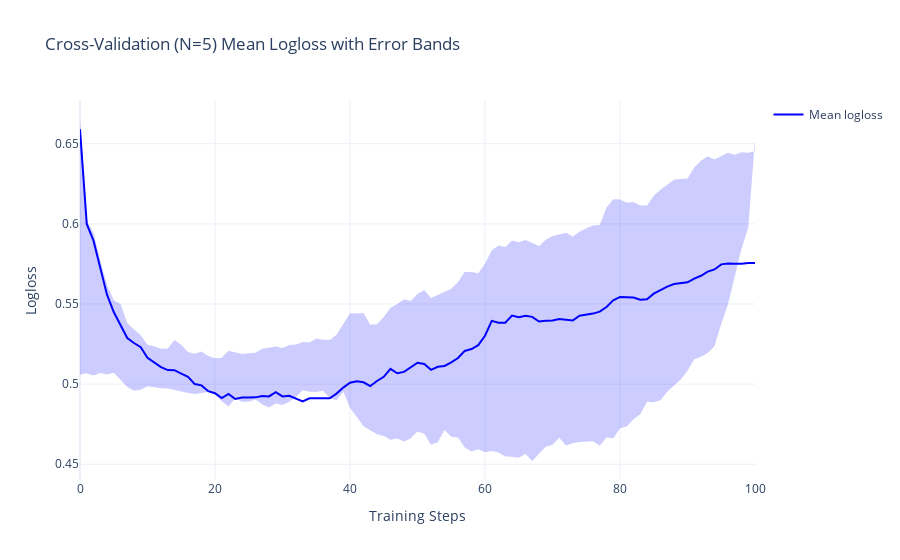
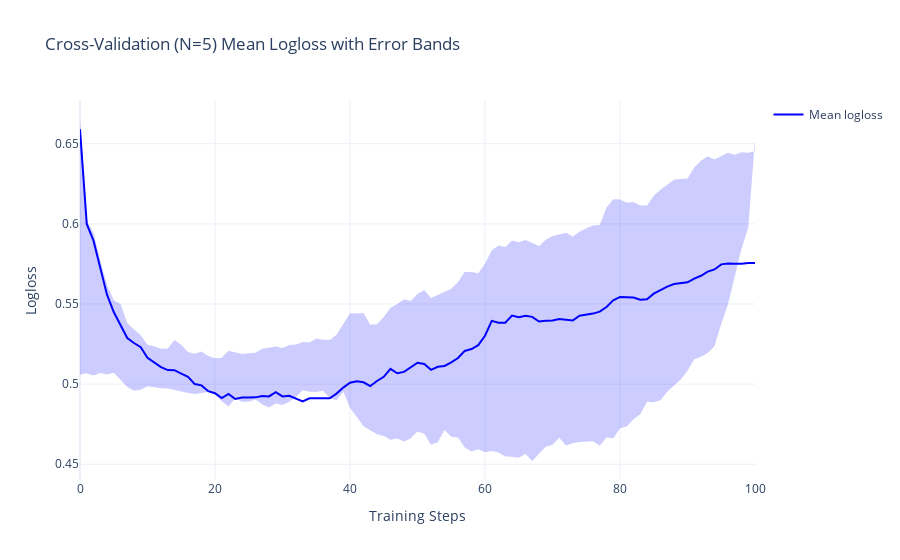

Write notebook code for charts like these, in order.
### Code cell
plot_error_scatter(
    df_plot=cv_results,
    x="iterations",
    y="test-Logloss-mean",
    err="test-Logloss-std",
    name="Mean logloss",
    title="Cross-Validation (N=5) Mean Logloss with Error Bands",
    xtitle="Training Steps",
    ytitle="Logloss",
)

### Figure 1 — Plotly figure (JSON) as saved in the notebook; plotly's stock layout.template omitted (floating-point values rounded to 4 significant figures; data arrays with more than 128 entries replaced by an {"elided": "..."} marker saying what was removed)
{"data": [{"line": {"color": "blue"}, "mode": "lines", "name": "Mean logloss", "type": "scatter", "x": [0, 1, 2, 3, 4, 5, 6, 7, 8, 9, 10, 11, 12, 13, 14, 15, 16, 17, 18, 19, 20, 21, 22, 23, 24, 25, 26, 27, 28, 29, 30, 31, 32, 33, 34, 35, 36, 37, 38, 39, 40, 41, 42, 43, 44, 45, 46, 47, 48, 49, 50, 51, 52, 53, 54, 55, 56, 57, 58, 59, 60, 61, 62, 63, 64, 65, 66, 67, 68, 69, 70, 71, 72, 73, 74, 75, 76, 77, 78, 79, 80, 81, 82, 83, 84, 85, 86, 87, 88, 89, 90, 91, 92, 93, 94, 95, 96, 97, 98, 99, 100], "y": [0.659, 0.6, 0.5895, 0.5723, 0.5558, 0.545, 0.537, 0.5288, 0.5256, 0.523, 0.5165, 0.5132, 0.5106, 0.5088, 0.5087, 0.5066, 0.5045, 0.5, 0.4992, 0.4956, 0.4943, 0.4913, 0.4939, 0.4907, 0.4916, 0.4917, 0.4917, 0.4926, 0.4923, 0.495, 0.4923, 0.4927, 0.4907, 0.4892, 0.4912, 0.4912, 0.4912, 0.4912, 0.4941, 0.4978, 0.5009, 0.5017, 0.5011, 0.4987, 0.502, 0.5046, 0.5095, 0.5068, 0.5076, 0.5104, 0.5133, 0.5125, 0.5089, 0.5108, 0.5113, 0.5136, 0.5163, 0.5207, 0.5219, 0.5243, 0.5302, 0.5395, 0.5383, 0.5384, 0.5427, 0.5418, 0.5426, 0.542, 0.5391, 0.5396, 0.5397, 0.5406, 0.54, 0.5397, 0.5427, 0.5431, 0.544, 0.5452, 0.5481, 0.5523, 0.5544, 0.5542, 0.554, 0.5527, 0.553, 0.5565, 0.5589, 0.5609, 0.5625, 0.5631, 0.5635, 0.5659, 0.5676, 0.5702, 0.5715, 0.5747, 0.5752, 0.5751, 0.5751, 0.5756, 0.5755]}, {"fill": "toself", "fillcolor": "rgba(0, 0, 255, 0.2)", "line": {"color": "rgba(255, 255, 255, 0)"}, "showlegend": false, "type": "scatter", "x": {"elided": "202 int values"}, "y": {"elided": "202 float values"}}], "layout": {"title": {"text": "Cross-Validation (N=5) Mean Logloss with Error Bands"}, "xaxis": {"title": {"text": "Training Steps"}}, "yaxis": {"title": {"text": "Logloss"}}}}

### Figure 2 — Plotly figure (JSON) as saved in the notebook; plotly's stock layout.template omitted (floating-point values rounded to 4 significant figures; data arrays with more than 128 entries replaced by an {"elided": "..."} marker saying what was removed)
{"data": [{"line": {"color": "blue"}, "mode": "lines", "name": "Mean logloss", "type": "scatter", "x": [0, 1, 2, 3, 4, 5, 6, 7, 8, 9, 10, 11, 12, 13, 14, 15, 16, 17, 18, 19, 20, 21, 22, 23, 24, 25, 26, 27, 28, 29, 30, 31, 32, 33, 34, 35, 36, 37, 38, 39, 40, 41, 42, 43, 44, 45, 46, 47, 48, 49, 50, 51, 52, 53, 54, 55, 56, 57, 58, 59, 60, 61, 62, 63, 64, 65, 66, 67, 68, 69, 70, 71, 72, 73, 74, 75, 76, 77, 78, 79, 80, 81, 82, 83, 84, 85, 86, 87, 88, 89, 90, 91, 92, 93, 94, 95, 96, 97, 98, 99, 100], "y": [0.659, 0.6, 0.5895, 0.5723, 0.5558, 0.545, 0.537, 0.5288, 0.5256, 0.523, 0.5165, 0.5132, 0.5106, 0.5088, 0.5087, 0.5066, 0.5045, 0.5, 0.4992, 0.4956, 0.4943, 0.4913, 0.4939, 0.4907, 0.4916, 0.4917, 0.4917, 0.4926, 0.4923, 0.495, 0.4923, 0.4927, 0.4907, 0.4892, 0.4912, 0.4912, 0.4912, 0.4912, 0.4941, 0.4978, 0.5009, 0.5017, 0.5011, 0.4987, 0.502, 0.5046, 0.5095, 0.5068, 0.5076, 0.5104, 0.5133, 0.5125, 0.5089, 0.5108, 0.5113, 0.5136, 0.5163, 0.5207, 0.5219, 0.5243, 0.5302, 0.5395, 0.5383, 0.5384, 0.5427, 0.5418, 0.5426, 0.542, 0.5391, 0.5396, 0.5397, 0.5406, 0.54, 0.5397, 0.5427, 0.5431, 0.544, 0.5452, 0.5481, 0.5523, 0.5544, 0.5542, 0.554, 0.5527, 0.553, 0.5565, 0.5589, 0.5609, 0.5625, 0.5631, 0.5635, 0.5659, 0.5676, 0.5702, 0.5715, 0.5747, 0.5752, 0.5751, 0.5751, 0.5756, 0.5755]}, {"fill": "toself", "fillcolor": "rgba(0, 0, 255, 0.2)", "line": {"color": "rgba(255, 255, 255, 0)"}, "showlegend": false, "type": "scatter", "x": {"elided": "202 int values"}, "y": {"elided": "202 float values"}}], "layout": {"title": {"text": "Cross-Validation (N=5) Mean Logloss with Error Bands"}, "xaxis": {"title": {"text": "Training Steps"}}, "yaxis": {"title": {"text": "Logloss"}}}}
